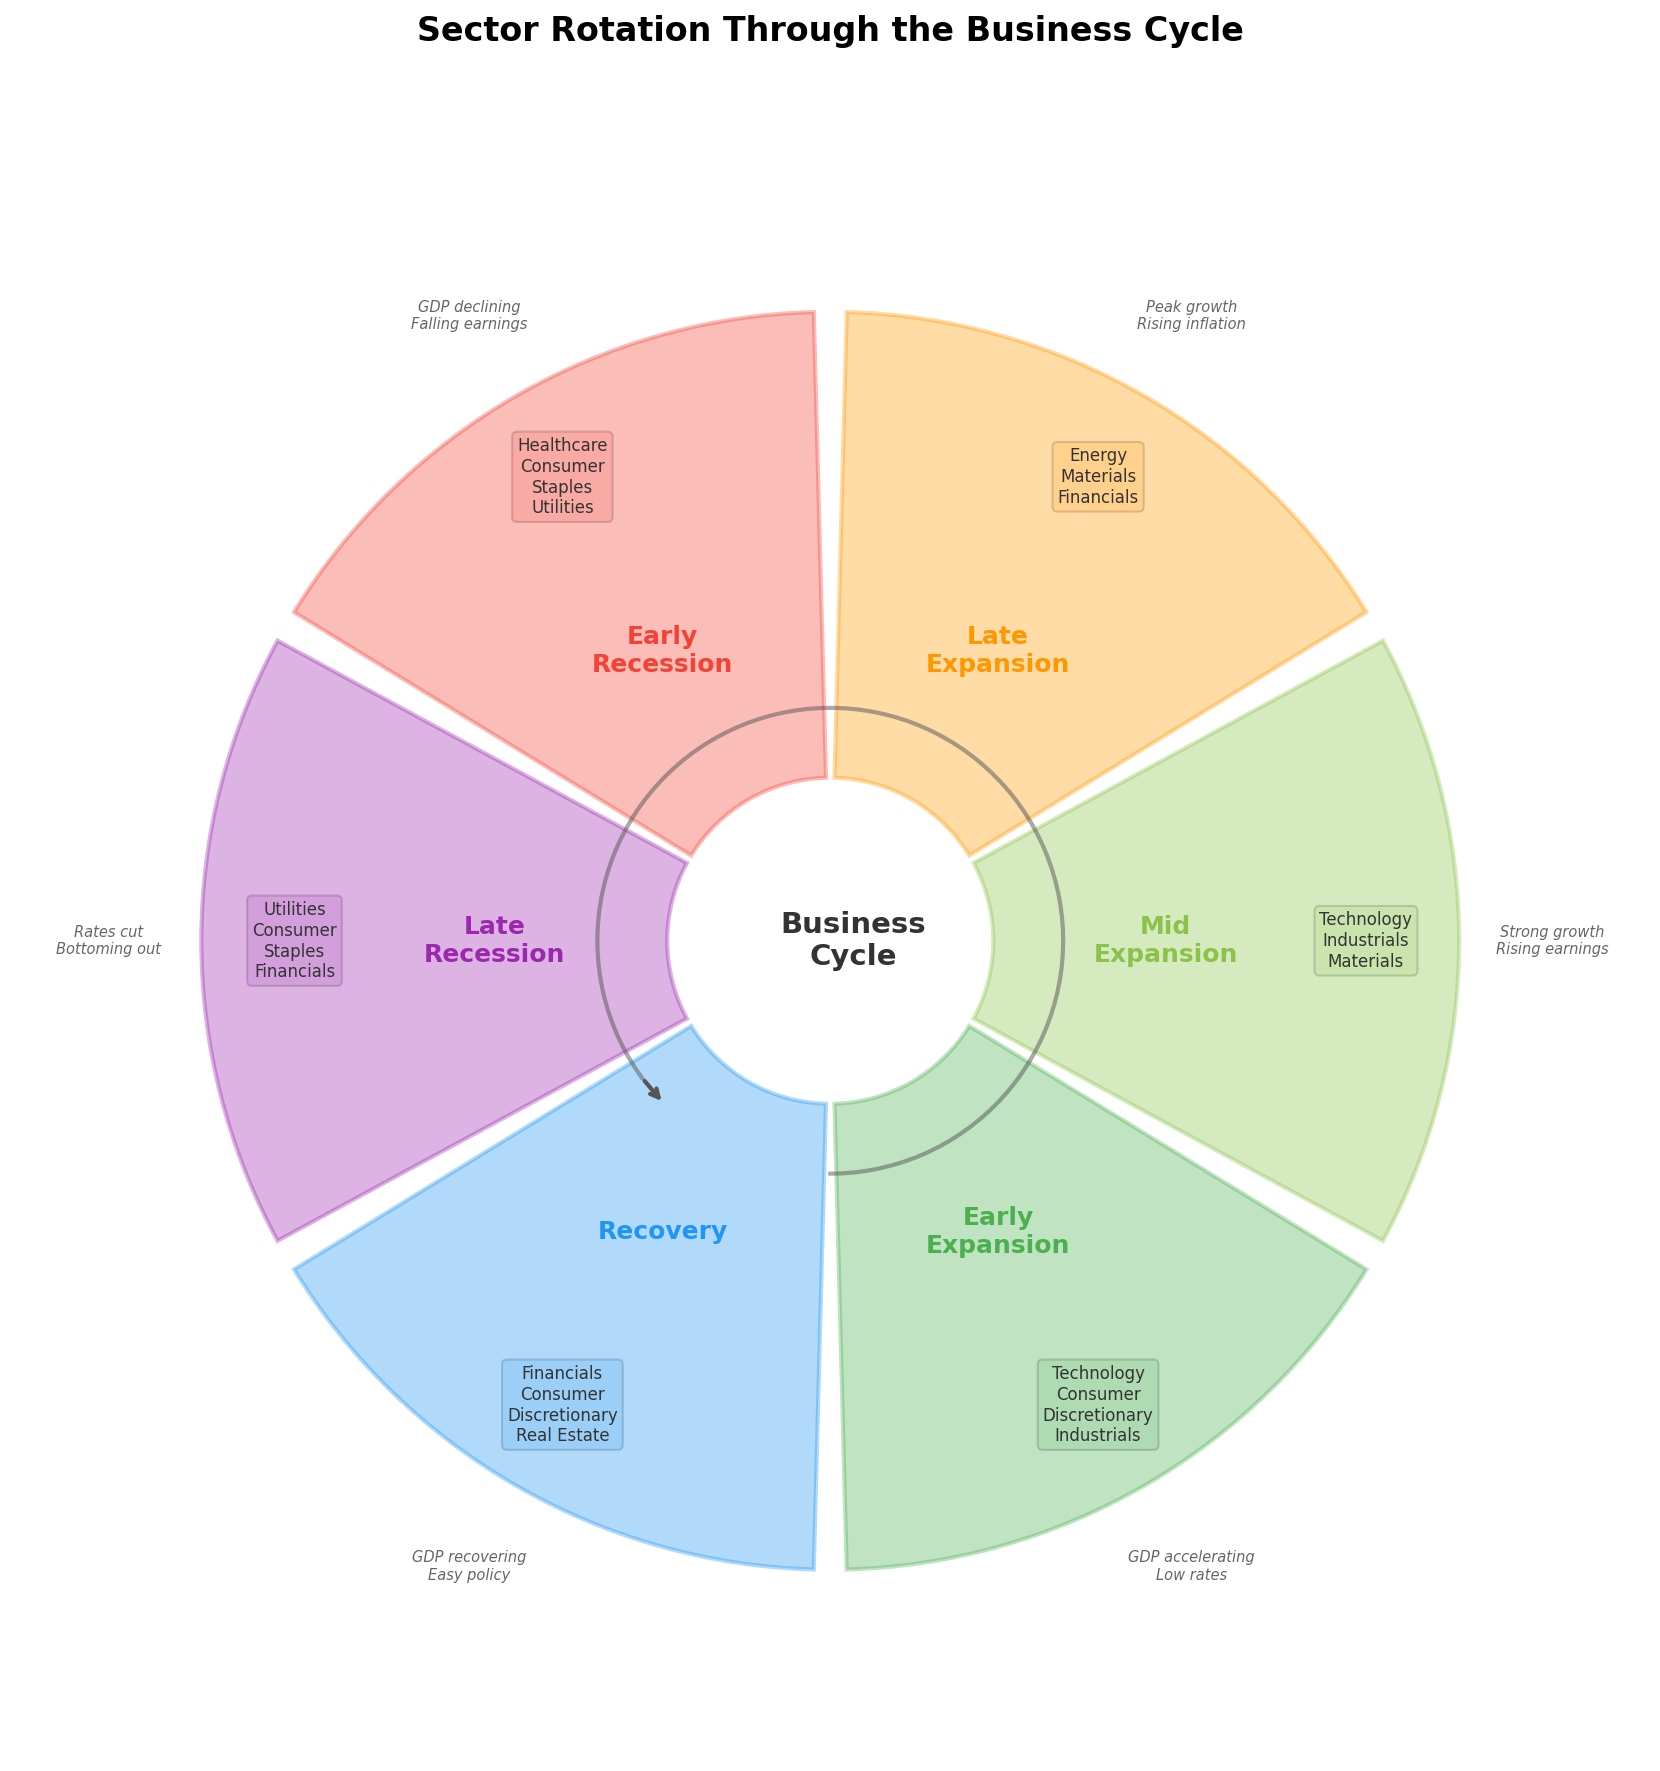

Generate this figure with Python:
"""
Week 16 - Sector Rotation Diagram
===================================
Circular sector rotation diagram with business cycle phases
and corresponding sectors that outperform in each phase.
Output: week16_sector_rotation.png
"""

import numpy as np
import matplotlib.pyplot as plt
import matplotlib.patches as mpatches
import os

# ---------------------------------------------------------------------------
# 1. Define business cycle phases and their favoured sectors
# ---------------------------------------------------------------------------
phases = [
    {
        'name': 'Early\nExpansion',
        'sectors': ['Technology', 'Consumer\nDiscretionary', 'Industrials'],
        'color': '#4CAF50',   # green
        'desc': 'GDP accelerating\nLow rates',
    },
    {
        'name': 'Mid\nExpansion',
        'sectors': ['Technology', 'Industrials', 'Materials'],
        'color': '#8BC34A',   # light green
        'desc': 'Strong growth\nRising earnings',
    },
    {
        'name': 'Late\nExpansion',
        'sectors': ['Energy', 'Materials', 'Financials'],
        'color': '#FF9800',   # orange
        'desc': 'Peak growth\nRising inflation',
    },
    {
        'name': 'Early\nRecession',
        'sectors': ['Healthcare', 'Consumer\nStaples', 'Utilities'],
        'color': '#F44336',   # red
        'desc': 'GDP declining\nFalling earnings',
    },
    {
        'name': 'Late\nRecession',
        'sectors': ['Utilities', 'Consumer\nStaples', 'Financials'],
        'color': '#9C27B0',   # purple
        'desc': 'Rates cut\nBottoming out',
    },
    {
        'name': 'Recovery',
        'sectors': ['Financials', 'Consumer\nDiscretionary', 'Real Estate'],
        'color': '#2196F3',   # blue
        'desc': 'GDP recovering\nEasy policy',
    },
]

n = len(phases)

# ---------------------------------------------------------------------------
# 2. Create the circular diagram
# ---------------------------------------------------------------------------
fig, ax = plt.subplots(figsize=(12, 12), subplot_kw={'projection': 'polar'})

# Each phase occupies an equal slice
theta_width = 2 * np.pi / n

for i, phase in enumerate(phases):
    theta_start = i * theta_width - np.pi / 2  # start from top
    theta_mid   = theta_start + theta_width / 2

    # Draw the outer sector wedge
    bars = ax.bar(theta_mid, 1.0, width=theta_width * 0.95,
                  bottom=0.35, color=phase['color'], alpha=0.35,
                  edgecolor=phase['color'], linewidth=2)

    # Phase name in the middle ring
    ax.text(theta_mid, 0.72, phase['name'],
            ha='center', va='center', fontsize=12,
            fontweight='bold', color=phase['color'],
            multialignment='center')

    # Sector labels in the outer ring
    sector_text = '\n'.join(phase['sectors'])
    ax.text(theta_mid, 1.15, sector_text,
            ha='center', va='center', fontsize=8,
            color='#333333', multialignment='center',
            bbox=dict(boxstyle='round,pad=0.3',
                      facecolor=phase['color'], alpha=0.15))

    # Description near outer edge
    ax.text(theta_mid, 1.55, phase['desc'],
            ha='center', va='center', fontsize=7,
            color='#666666', fontstyle='italic',
            multialignment='center')

# Draw clockwise arrow to show cycle direction
arrow_angles = np.linspace(-np.pi / 2, -np.pi / 2 + 2 * np.pi * 0.85, 100)
arrow_r = np.full_like(arrow_angles, 0.5)
ax.plot(arrow_angles, arrow_r, color='#555555', linewidth=2, alpha=0.5)
# Arrowhead
ax.annotate('', xy=(arrow_angles[-1] + 0.15, 0.5),
            xytext=(arrow_angles[-1], 0.5),
            arrowprops=dict(arrowstyle='->', color='#555555', lw=2))

# Centre label
ax.text(0, 0.05, 'Business\nCycle', ha='center', va='center',
        fontsize=14, fontweight='bold', color='#333333',
        multialignment='center')

# Clean up polar axes
ax.set_ylim(0, 1.75)
ax.set_yticks([])
ax.set_xticks([])
ax.spines['polar'].set_visible(False)

fig.suptitle('Sector Rotation Through the Business Cycle',
             fontsize=16, fontweight='bold', y=0.98)

plt.tight_layout(rect=[0, 0, 1, 0.96])

# ---------------------------------------------------------------------------
# 3. Save
# ---------------------------------------------------------------------------
output_path = os.path.join(os.path.dirname(__file__),
                           'week16_sector_rotation.png')
plt.savefig(output_path, dpi=150, bbox_inches='tight')
plt.close()
print(f"Saved: {output_path}")
